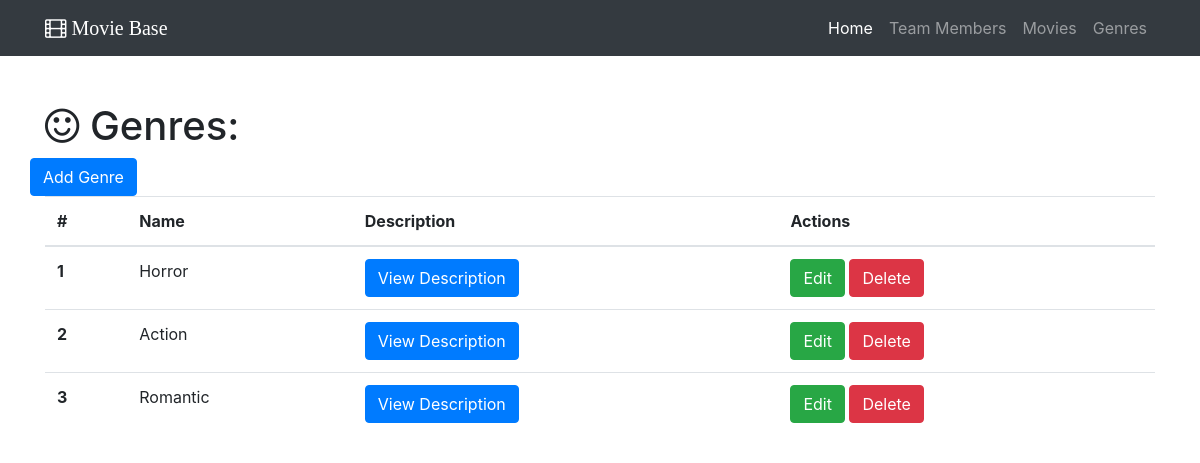
Page /genres on the earlier database version.
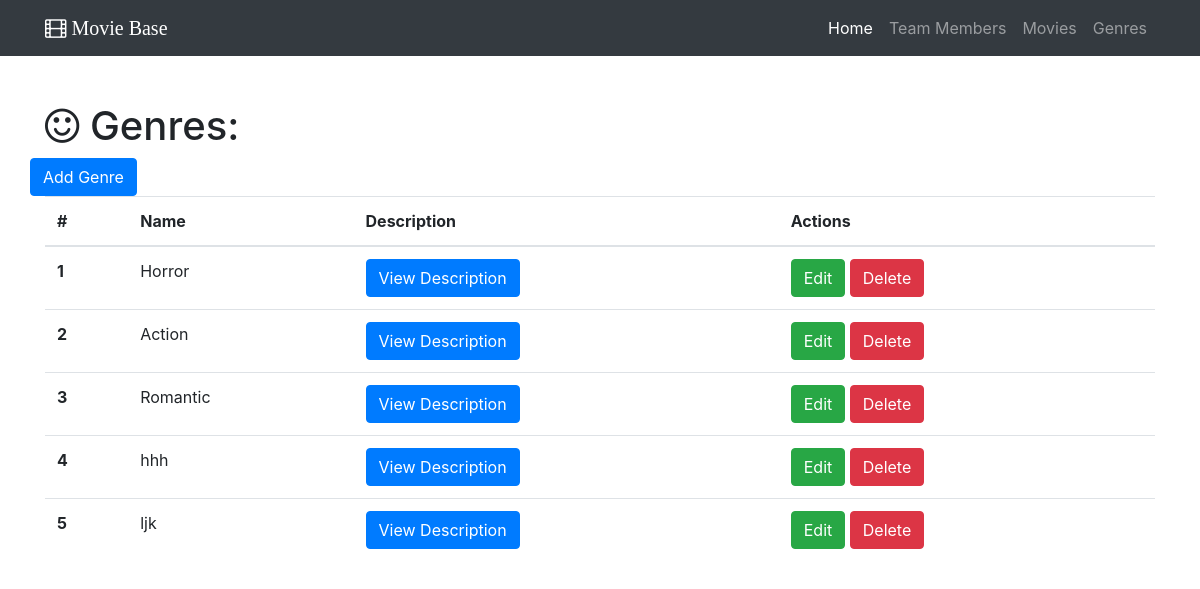
Same page on the later database version.
### base.py (models this page shows)
class Genre(db.Model):
    __tablename__ = 'genres'
    id = db.Column(db.Integer, primary_key=True)
    name = db.Column(db.String(64))
    description = db.Column(db.Text)
    movies = db.relationship('Movie', backref='genre',cascade="delete")##back reference at the many side, unique in ORM

### base.py (the view)
@app.route('/genres')
def show_all_genres():
    genres = Genre.query.all()
    return render_template('genre-all.html', genres=genres)

### templates/genre-all.html (shortened to what this page needs)
{% extends "home-base.html"%}
{% block page_content%}
  <div class="container">
    <h1 class="mt-5"><i class="fa fa-smile-o" aria-hidden="true"></i> Genres:</h1>
    <div class="row bottom-margin">
      <a href="/genre/add" class="btn btn-primary" role="button" aria-disabled="true">Add Genre</a>
    </div>
    {% if genres %}
      <table class="table">
        <thead>
          <tr>
            <th>#</th>
            <th>Name</th>
            <th>Description</th>
            <th>Actions</th>
          </tr>
        </thead>
        <tbody>
          {% for genre in genres %}
          <tr>
              <th scope="row">{{genre.id}}</th>
              <td>{{genre.name}}</td>
              <td>
                <button type="button" class="btn btn-primary" data-toggle="modal" data-target="#{{genre.id}}">
                  View Description
                </button>
              </td>
              <td>
                <a href="/genre/edit/{{genre.id}}" class="btn btn-success" role="button">Edit</a>
                <a href="/genre/delete/{{genre.id}}" class="btn btn-danger" role="button">Delete</a>
              </td>
          </tr>
          {% endfor%}
        </tbody>
      </table>
    {% else %}
      <h3>there are no genres in the database yet.</h3>
    {% endif %}
  </div>
{% endblock%}

### templates/home-base.html (shortened to what this page needs)
<!DOCTYPE html>
<html lang="en">
<head>
  {% block head %}
  <link rel="stylesheet" href="https://maxcdn.bootstrapcdn.com/bootstrap/4.0.0-beta.2/css/bootstrap.min.css">
  <link rel="stylesheet" href="https://maxcdn.bootstrapcdn.com/font-awesome/4.7.0/css/font-awesome.min.css">
  <link rel="stylesheet" href="{{ url_for('static', filename='css/base.css') }}">
  {% endblock%}
</head>
<body>
  <nav class="navbar navbar-expand-lg navbar-dark bg-dark fixed-top">
    <div class="container">
      <a class="navbar-brand" href="/">
        <i class="fa fa-film" aria-hidden="true"> Movie Base</i>
       </a>
      <div class="collapse navbar-collapse" id="navbarResponsive">
        <ul class="navbar-nav ml-auto">
          <li class="nav-item active">
            <a class="nav-link" href="/">Home
             </a>
          </li>
          <li class="nav-item">
            <a class="nav-link" href="/members">Team Members</a>
          </li>
          <li class="nav-item">
            <a class="nav-link" href="/movies">Movies</a>
          </li>
          <li class="nav-item">
            <a class="nav-link" href="/genres">Genres</a>
          </li>
        </ul>
      </div>
    </div>
  </nav>
  {% block page_content%}
  {% endblock%}
</body>
</html>

### static/css/base.css (style rules this page uses)
body { padding-top: 54px; }

Differences in the rows shown:
added Genre: id "4", name "hhh"
added Genre: id "5", name "ljk"
